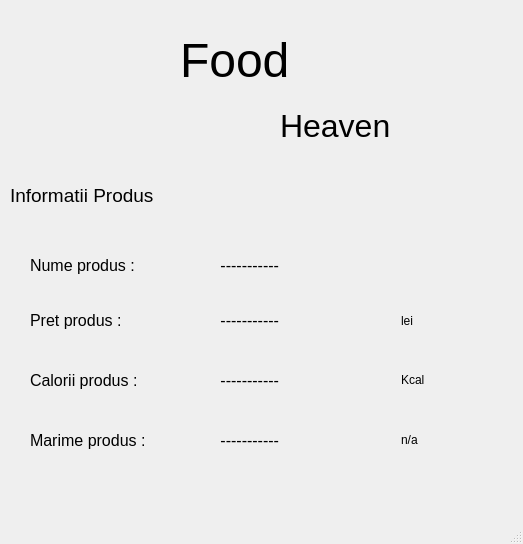
<?xml version="1.0" encoding="UTF-8"?>
<ui version="4.0">
 <class>ProductDetails</class>
 <widget class="QMainWindow" name="ProductDetails">
  <property name="geometry">
   <rect>
    <x>0</x>
    <y>0</y>
    <width>523</width>
    <height>544</height>
   </rect>
  </property>
  <property name="windowTitle">
   <string>Informatii Produs</string>
  </property>
  <property name="windowIcon">
   <iconset resource="../resouces.qrc">
    <normaloff>:/assets/hamburger_logo.png</normaloff>:/assets/hamburger_logo.png</iconset>
  </property>
  <widget class="QWidget" name="centralwidget">
   <widget class="QLabel" name="label_5">
    <property name="geometry">
     <rect>
      <x>20</x>
      <y>0</y>
      <width>221</width>
      <height>141</height>
     </rect>
    </property>
    <property name="text">
     <string/>
    </property>
    <property name="pixmap">
     <pixmap resource="../resouces.qrc">:/assets/hamburger_logo.png</pixmap>
    </property>
   </widget>
   <widget class="QLabel" name="label_6">
    <property name="geometry">
     <rect>
      <x>180</x>
      <y>-30</y>
      <width>231</width>
      <height>181</height>
     </rect>
    </property>
    <property name="font">
     <font>
      <pointsize>36</pointsize>
     </font>
    </property>
    <property name="text">
     <string>Food</string>
    </property>
   </widget>
   <widget class="QLabel" name="label_7">
    <property name="geometry">
     <rect>
      <x>280</x>
      <y>90</y>
      <width>181</width>
      <height>71</height>
     </rect>
    </property>
    <property name="font">
     <font>
      <pointsize>24</pointsize>
     </font>
    </property>
    <property name="text">
     <string>Heaven</string>
    </property>
   </widget>
   <widget class="QLabel" name="label_2">
    <property name="geometry">
     <rect>
      <x>10</x>
      <y>170</y>
      <width>281</width>
      <height>51</height>
     </rect>
    </property>
    <property name="font">
     <font>
      <pointsize>14</pointsize>
     </font>
    </property>
    <property name="text">
     <string>Informatii Produs</string>
    </property>
   </widget>
   <widget class="QWidget" name="">
    <property name="geometry">
     <rect>
      <x>30</x>
      <y>240</y>
      <width>421</width>
      <height>51</height>
     </rect>
    </property>
    <layout class="QHBoxLayout" name="horizontalLayout">
     <item>
      <widget class="QLabel" name="label">
       <property name="font">
        <font>
         <pointsize>12</pointsize>
        </font>
       </property>
       <property name="text">
        <string>Nume produs : </string>
       </property>
      </widget>
     </item>
     <item>
      <widget class="QLabel" name="label_name">
       <property name="font">
        <font>
         <pointsize>12</pointsize>
        </font>
       </property>
       <property name="text">
        <string> -----------</string>
       </property>
      </widget>
     </item>
     <item>
      <widget class="QLabel" name="label_9">
       <property name="maximumSize">
        <size>
         <width>50</width>
         <height>50</height>
        </size>
       </property>
       <property name="text">
        <string/>
       </property>
      </widget>
     </item>
    </layout>
   </widget>
   <widget class="QWidget" name="">
    <property name="geometry">
     <rect>
      <x>30</x>
      <y>300</y>
      <width>421</width>
      <height>41</height>
     </rect>
    </property>
    <layout class="QHBoxLayout" name="horizontalLayout_2">
     <item>
      <widget class="QLabel" name="label_3">
       <property name="font">
        <font>
         <pointsize>12</pointsize>
        </font>
       </property>
       <property name="text">
        <string>Pret produs : </string>
       </property>
      </widget>
     </item>
     <item>
      <widget class="QLabel" name="label_price">
       <property name="font">
        <font>
         <pointsize>12</pointsize>
        </font>
       </property>
       <property name="text">
        <string> -----------</string>
       </property>
      </widget>
     </item>
     <item>
      <widget class="QLabel" name="label_price_lei">
       <property name="maximumSize">
        <size>
         <width>50</width>
         <height>50</height>
        </size>
       </property>
       <property name="text">
        <string>lei</string>
       </property>
      </widget>
     </item>
    </layout>
   </widget>
   <widget class="QWidget" name="">
    <property name="geometry">
     <rect>
      <x>30</x>
      <y>355</y>
      <width>421</width>
      <height>51</height>
     </rect>
    </property>
    <layout class="QHBoxLayout" name="horizontalLayout_3">
     <item>
      <widget class="QLabel" name="label_calorii">
       <property name="font">
        <font>
         <pointsize>12</pointsize>
        </font>
       </property>
       <property name="text">
        <string>Calorii produs : </string>
       </property>
      </widget>
     </item>
     <item>
      <widget class="QLabel" name="label_10">
       <property name="font">
        <font>
         <pointsize>12</pointsize>
        </font>
       </property>
       <property name="text">
        <string> -----------</string>
       </property>
      </widget>
     </item>
     <item>
      <widget class="QLabel" name="label_calorii_kcal">
       <property name="maximumSize">
        <size>
         <width>50</width>
         <height>50</height>
        </size>
       </property>
       <property name="text">
        <string>Kcal</string>
       </property>
      </widget>
     </item>
    </layout>
   </widget>
   <widget class="QWidget" name="">
    <property name="geometry">
     <rect>
      <x>30</x>
      <y>410</y>
      <width>421</width>
      <height>61</height>
     </rect>
    </property>
    <layout class="QHBoxLayout" name="horizontalLayout_4">
     <item>
      <widget class="QLabel" name="label_size">
       <property name="font">
        <font>
         <pointsize>12</pointsize>
        </font>
       </property>
       <property name="text">
        <string>Marime produs : </string>
       </property>
      </widget>
     </item>
     <item>
      <widget class="QLabel" name="label_size_val">
       <property name="font">
        <font>
         <pointsize>12</pointsize>
        </font>
       </property>
       <property name="text">
        <string> -----------</string>
       </property>
      </widget>
     </item>
     <item>
      <widget class="QLabel" name="label_size_type">
       <property name="maximumSize">
        <size>
         <width>50</width>
         <height>50</height>
        </size>
       </property>
       <property name="text">
        <string>n/a</string>
       </property>
      </widget>
     </item>
    </layout>
   </widget>
  </widget>
  <widget class="QMenuBar" name="menubar">
   <property name="geometry">
    <rect>
     <x>0</x>
     <y>0</y>
     <width>523</width>
     <height>31</height>
    </rect>
   </property>
  </widget>
  <widget class="QStatusBar" name="statusbar"/>
 </widget>
 <resources>
  <include location="../resouces.qrc"/>
 </resources>
 <connections/>
</ui>
